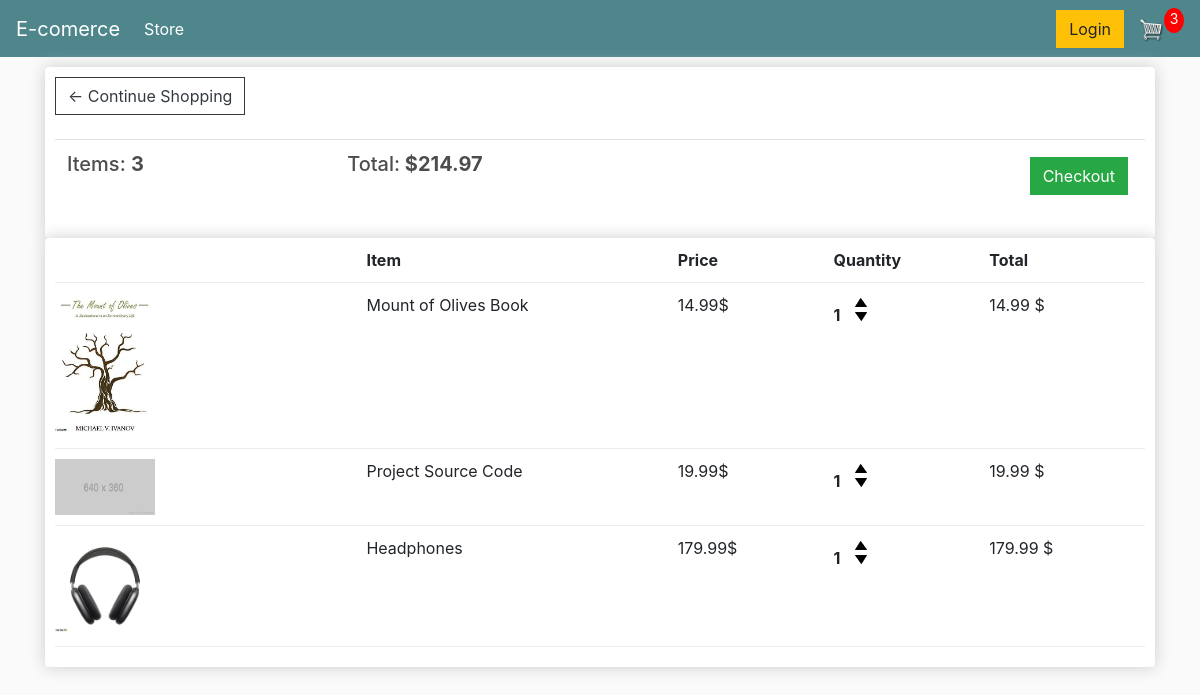
The app's page /cart/ (signed in) with its own data.
### store/models.py (models this page shows, shortened)
class Order(models.Model):
    customer=models.ForeignKey(Customer,on_delete=models.SET_NULL,blank=True,null=True)
    date_ordered=models.DateTimeField(auto_now_add=True)
    complete=models.BooleanField(default=False,blank=False,null=True)
    transaction_id=models.CharField(max_length=200,null=True)
    def total_price(self):
        return sum([item.total() for item in self.orderitem_set.all()])

class OrderItem(models.Model):
    product=models.ForeignKey(Product,on_delete=models.SET_NULL,blank=True,null=True)
    order=models.ForeignKey(Order,on_delete=models.SET_NULL,blank=True,null=True)
    quantity=models.IntegerField(default=0,blank=True,null=True)
    date_added=models.DateTimeField(auto_now_add=True)
    def total(self):
        return self.quantity*self.product.price

class Product(models.Model):
    name=models.CharField(max_length=200,null=True)
    price=models.DecimalField(max_digits=6,decimal_places=2)
    digital=models.BooleanField(null=True,blank=False,default=False)
    image=models.ImageField(null=True,blank=True)
    @property
    def imageURL(self):
        try:
            url=self.image.url
        except:
            url='/images/placeholder.png'
        return url

### store/views.py (the view)
# urls.py: path('cart/',views.cart,name='cart'),
def cart(request):
    if request.user.is_authenticated:
        customer=request.user.customer
        order,created=Order.objects.get_or_create(customer=customer,complete=False)
        items=order.orderitem_set.all()
    else :
        items=[]
        order=[]
    context={'items':items,'order':order}
    return render(request,'store/cart.html',context)

### store/templates/store/cart.html
{% extends 'store/main.html' %}
{% load static %}
{% block content %}
<div class="row">
    <div class="col-lg-12">
        <div class="box-element">
            <a  class="btn btn-outline-dark" href="{% url 'store' %}">&#x2190; Continue Shopping</a>
            <br>
            <br>
            <table class="table">
                <tr>
                    <th><h5>Items: <strong>{{items|length}}</strong></h5></th>
                    <th><h5>Total:<strong> ${{order.total_price}}</strong></h5></th>
                    <th>
                        <a  style="float:right; margin:5px;" class="btn btn-success" href="{% url 'checkout' %}">Checkout</a>
                    </th>
                </tr>
            </table>
        </div>
        <div class="box-element">
            <div class="cart-row">
                <div style="flex:2"></div>
                <div style="flex:2"><strong>Item</strong></div>
                <div style="flex:1"><strong>Price</strong></div>
                <div style="flex:1"><strong>Quantity</strong></div>
                <div style="flex:1"><strong>Total</strong></div>
            </div>
            {% for item in items %}
            <div class="cart-row">
                <div style="flex:2"><img class="row-image" src="{{item.product.imageURL}}"></div>
                <div style="flex:2"><p>{{item.product.name}}</p></div>
                <div style="flex:1"><p>{{item.product.price}}$</p></div>
                <div style="flex:1">
                    <p class="quantity">{{item.quantity}}</p>
                    <div class="quantity">
                        <img class="chg-quantity update-cart" src="{% static  'images/arrow-up.png' %}" data-product="{{item.product.id}}" data-action="add">
                        <img class="chg-quantity update-cart" src="{% static  'images/arrow-down.png' %}"data-product="{{item.product.id}}" data-action="remove">
                    </div>
                </div>
                <div style="flex:1"><p>{{item.total}} $</p></div>
            </div>
            {% endfor %}
    </div>
</div>
{% endblock content %}

### static/css/main.css (style rules this page uses)
body { background-color: hsl(0, 0%, 98%); }
h1,h2,h3,h4,h5,h6 { color:hsl(0, 0%, 30%); }
.box-element { box-shadow:hsl(0, 0%, 80%) 0 0 16px; background-color: #fff; border-radius: 4px; padding: 10px; }
.col-lg-4, .col-lg-6, .col-lg-8, .col-lg-12 { margin-top: 10px; }
.btn { border-radius: 0; }
.row-image { width: 100px; }
.cart-row { display: flex; align-items: flex-stretch; padding-bottom: 10px; margin-bottom: 10px; border-bottom: 1px solid #ececec; }
.quantity { display: inline-block; font-weight: 700; padding-right:10px; }
.chg-quantity { width: 12px; cursor: pointer; display: block; margin-top: 5px; transition:.1s; }

### records on screen
Order: total_price "214.97"
OrderItem: product.imageURL (picture), product.name "Mount of Olives Book", product.price "14.99", quantity "1", total "14.99"
OrderItem: shows a picture, product.name "Project Source Code", product.price "19.99", quantity "1", total "19.99"
OrderItem: product.imageURL (picture), product.name "Headphones", product.price "179.99", quantity "1", total "179.99"

### other values on screen
{{ items|length }} "3"
